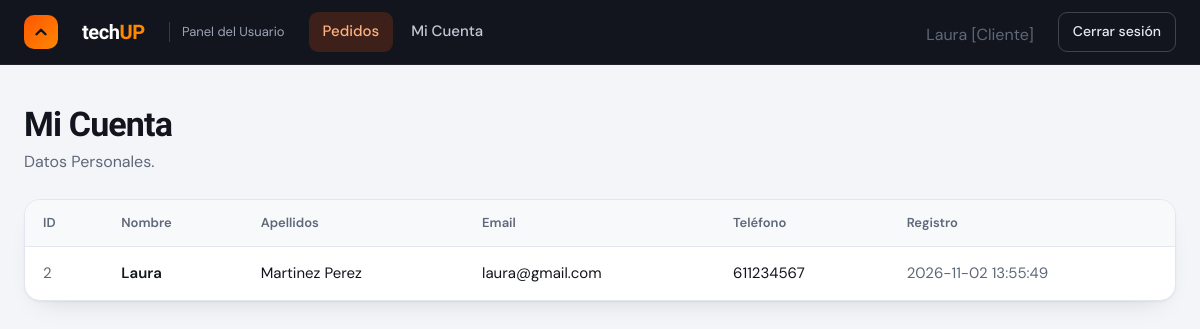
Screenshot of /index.php?entity=usuario&action=show&id=2&rol=1 (signed in) with the database file from the repository.
### tables this page shows
CREATE TABLE usuarios (
    id_usuario INT UNSIGNED AUTO_INCREMENT PRIMARY KEY,
    nombre VARCHAR(80) NOT NULL,
    rol TINYINT NOT NULL COMMENT '0: Administrador, 1: Usuario',
    contrasenia VARCHAR(255) NOT NULL COMMENT 'Hash generado con password_hash() (bcrypt, 60 caracteres)',
    apellidos VARCHAR(120) NOT NULL,
    email VARCHAR(150) NOT NULL UNIQUE,
    telefono VARCHAR(20),
    fecha_registro DATETIME NOT NULL DEFAULT CURRENT_TIMESTAMP
);

### controller/CUsuario.php (called while the page is built, shortened)
<?php
require_once __DIR__ . "/../model/MUsuario.php";
class CUsuario{
    private $model;
    function __construct(){
        $this->model=new MUsuario();
    }
    function show($id,$rol){
        $usuario=$this->model->getUsuario($id);
        require __DIR__ .  "/../view/usuarios/VUsuarioCuenta.php";
    }
}
?>

### index.php (called while the page is built, shortened)
<?php
CDestino::enrutar();

### db/Conectar.php (called while the page is built)
<?php
class ConexionBD{
    public static function conectar(){
        $conexion = new mysqli("127.0.0.1","root","","tienda_informatica");
        $conexion -> query("SET NAMES 'UTF8' ");
        return $conexion;
    }
}

### model/MUsuario.php (called while the page is built, shortened)
<?php
class MUsuario{
    private $db;
    function __construct(){
        $this->db=ConexionBD::conectar();
    }
    function getUsuario($id){
        $query=$this->db->prepare("SELECT * from usuarios where id_usuario=?;");
        $query->bind_param("i",$id);
        $query->execute();
        $result=$query->get_result();
        return $result->fetch_all(MYSQLI_ASSOC);
    }
}
?>

### view/usuarios/VUsuarioCuenta.php (the view, shortened to what this page needs)
<!DOCTYPE html>
<html lang="es">
<head>
    <link rel="stylesheet" href="view/styles.css">
</head>
<body>
    <header class="topbar">
        <div class="topbar-inner">
                <span class="brand-mark" aria-hidden="true"><svg width="18" height="18" viewBox="0 0 24 24" fill="none"
                        stroke="#12151e" stroke-width="3.2" stroke-linecap="round" stroke-linejoin="round">
                        <path d="M6 15l6-6 6 6" />
                    </svg></span>
                <span class="brand-name">tech<b>UP</b></span>
                <span class="brand-tag">Panel del Usuario</span>
            <nav class="nav" aria-label="Secciones">
                <a href="?entity=pedido&amp;action=index&amp;rol=1&amp;id=<?= $_SESSION["id"] ?>" class="is-active"
                    aria-current="page">Pedidos</a>
                <a href="?entity=usuario&amp;action=show&amp;id=<?= $_SESSION["id"] ?>&amp;rol=1">Mi Cuenta</a>
            </nav>
            <span class="page-sub">  <?= $_SESSION["nombre"] ?>
                <?php
                if ($_SESSION['rol'] == 0) {
                    echo "[Administrador]";
                } else {
                    echo "[Cliente]";
                }
                ?>
            </span>
            <a class="logout" href="?entity=login&amp;action=index">Cerrar sesión</a>
        </div>
    </header>
    <main class="page">
        <div class="page-head">
            <div>
                <h1>Mi Cuenta</h1>
                <p class="page-sub">Datos Personales.</p>
            </div>
        </div>
        <div class="panel table-wrap">
            <table class="table">
                <thead>
                    <tr>
                        <th scope="col">ID</th>
                        <th scope="col">Nombre</th>
                        <th scope="col">Apellidos</th>
                        <th scope="col">Email</th>
                        <th scope="col">Teléfono</th>
                        <th scope="col">Registro</th>
                    </tr>
                </thead>
                <tbody>
                    <?php
                    foreach ($usuario as $datos) {
                        echo "<tr>";
                        echo "<td class='muted'>" . $datos['id_usuario'] . "</td>";
                        echo "<td class='strong'>" . $datos['nombre'] . "</td>";
                        echo "<td>" . $datos['apellidos'] . "</td>";
                        echo "<td>" . $datos['email'] . "</td>";
                        echo "<td>" . $datos['telefono'] . "</td>";
                        echo "<td class='muted'>" . $datos['fecha_registro'] . "</td>";
                        echo "</tr>";
                    }
                    ?>
                </tbody>
            </table>
        </div>
    </main>
</body>
</html>

### view/styles.css (style rules this page uses)
:root { --bg: #F4F5F8; --surface: #ffffff; --surface-2: #F8F9FB; --ink: #12151e; --muted: #5f6878; --line: #e3e6ee; --brand: #FF5500; --brand-2: #FF8800; --brand-text: #C2410C; --graphite: #12151e; --graphite-2: #1c202b; --danger: #b42318; --shadow: 0 1px 2px rgba(18, 21, 30, .05), 0 12px 28px -16px rgba(18, 21, 30, .18); --pendiente-fg: #8a5a00; --pendiente-bg: rgba(245, 166, 35, .18); --pagado-fg: #1d4ed8; --pagado-bg: rgba(59, 130, 246, .13); --enviado-fg: #6d28d9; --enviado-bg: rgba(139, 92, 246, .14); --entregado-fg: #13703a; --entregado-bg: rgba(34, 197, 94, .16); --cancelado-fg: #b42318; --cancelado-bg: rgba(239, 68, 68, .13); --admin-fg: #C2410C; --admin-bg: rgba(255, 85, 0, .12); --user-fg: #475467; --user-bg: rgba(100, 116, 139, .14); color-scheme: light dark; }
*, *::before, *::after { box-sizing: border-box; }
html { -webkit-text-size-adjust: 100%; }
body { margin: 0; background: var(--bg); color: var(--ink); font: 400 16px/1.55 "DM Sans", system-ui, "Segoe UI", Roboto, sans-serif; -webkit-font-smoothing: antialiased; }
h1, h2, h3, legend, .brand-name, .auth-slogan { font-family: "Sora", "DM Sans", system-ui, sans-serif; }
a { color: inherit; }
.topbar { position: sticky; top: 0; z-index: 50; background: var(--graphite); color: #fff; border-bottom: 1px solid rgba(255, 255, 255, .06); }
.topbar-inner { max-width: 1200px; margin: 0 auto; padding: 0 24px; height: 64px; display: flex; align-items: center; gap: 24px; }
.brand-mark { width: 34px; height: 34px; border-radius: 10px; display: grid; place-items: center; background: linear-gradient(135deg, var(--brand), var(--brand-2)); }
.brand-name { font-weight: 700; font-size: 20px; letter-spacing: -.02em; }
.brand-name b { color: var(--brand-2); font-weight: 700; }
.brand-tag { font-size: 13px; color: #9aa3b5; padding-left: 12px; border-left: 1px solid rgba(255, 255, 255, .16); }
.nav { display: flex; gap: 4px; flex: 1; min-width: 0; overflow-x: auto; scrollbar-width: none; }
.nav a { padding: 8px 14px; border-radius: 9px; text-decoration: none; color: #c3c9d6; font-weight: 500; font-size: 15px; white-space: nowrap; transition: background .15s, color .15s; }
.nav a.is-active { background: rgba(255, 85, 0, .18); color: #FFB27F; }
.logout { flex-shrink: 0; padding: 8px 14px; border: 1px solid rgba(255, 255, 255, .2); border-radius: 9px; text-decoration: none; color: #e6e9f0; font-size: 14px; font-weight: 500; transition: background .15s; }
.page { max-width: 1200px; margin: 0 auto; padding: 40px 24px 80px; }
.page-head { display: flex; align-items: flex-end; justify-content: space-between; flex-wrap: wrap; gap: 16px; margin-bottom: 24px; }
.page-head h1 { margin: 0; font-size: clamp(26px, 3.2vw, 34px); line-height: 1.15; letter-spacing: -.025em; }
.page-sub { margin: 6px 0 0; color: var(--muted); }
.panel { background: var(--surface); border: 1px solid var(--line); border-radius: 16px; box-shadow: var(--shadow); }
.table-wrap { overflow-x: auto; }
.table { width: 100%; border-collapse: collapse; font-size: 15px; }
.table th { padding: 13px 18px; text-align: left; white-space: nowrap; font-size: 13px; font-weight: 600; color: var(--muted); background: var(--surface-2); border-bottom: 1px solid var(--line); }
.table td { padding: 15px 18px; vertical-align: middle; border-bottom: 1px solid var(--line); }
.table tbody tr:last-child td { border-bottom: 0; }
.table .muted { color: var(--muted); }
.table .strong { font-weight: 600; }

### rows the page displays
usuarios: id_usuario "2", nombre "Laura", apellidos "Martinez Perez", email "laura@gmail.com", telefono "611234567", fecha_registro "2026-11-02 13:55:49"

### other values shown
$_SESSION["nombre"] "Laura"
